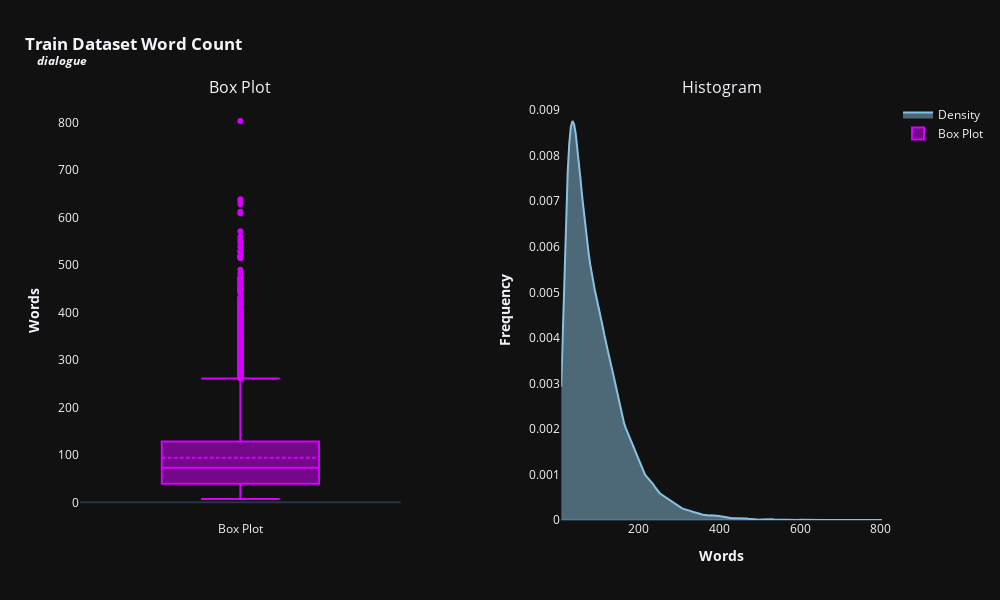
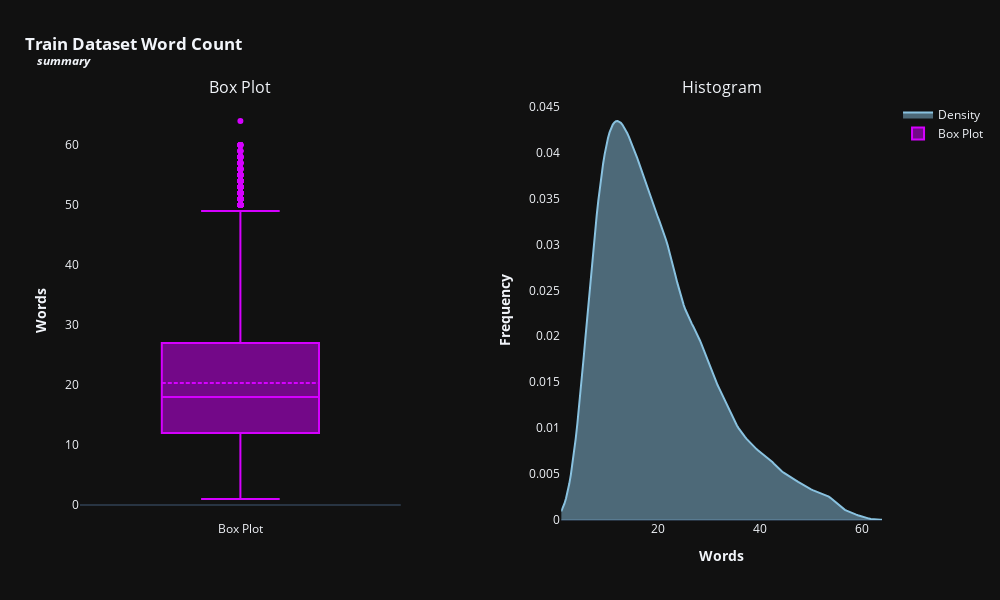

The code cell stored with these charts, in order, in its notebook:
### Code cell
df_text_lenght = pd.DataFrame() # Creating an empty dataframe
for feat in categorical_features: # Iterating through features --> Dialogue & Summary
    df_text_lenght[feat] = train[feat].apply(lambda x: len(str(x).split())) #  Counting words for each feature

# Plotting histogram-boxplot
histogram_boxplot(df_text_lenght,'#89c2e0', '#d500ff', 600, 1000, True, 'Train Dataset')

### Figure 1 — Plotly figure (JSON) as saved in the notebook; plotly's stock layout.template omitted (floating-point values rounded to 4 significant figures; data arrays with more than 128 entries replaced by an {"elided": "..."} marker saying what was removed)
{"data": [{"fill": "tozeroy", "line": {"color": "#89c2e0"}, "mode": "lines", "name": "Density", "type": "scatter", "x": {"elided": "200 int values"}, "xaxis": "x2", "y": {"elided": "200 float values"}, "yaxis": "y2"}, {"boxmean": true, "line": {"color": "#d500ff"}, "name": "Box Plot", "type": "box", "xaxis": "x", "y": {"elided": "14731 int values"}, "yaxis": "y"}], "layout": {"annotations": [{"font": {"size": 16}, "showarrow": false, "text": "Box Plot", "x": 0.2, "xanchor": "center", "xref": "paper", "y": 1, "yanchor": "bottom", "yref": "paper"}, {"font": {"size": 16}, "showarrow": false, "text": "Histogram", "x": 0.8, "xanchor": "center", "xref": "paper", "y": 1, "yanchor": "bottom", "yref": "paper"}], "height": 600, "margin": {"t": 100}, "showlegend": true, "title": {"text": "<b>Train Dataset Word Count<br><sup><i>&nbsp;&nbsp;&nbsp;&nbsp;dialogue</i></sup></b>", "x": 0.025, "xanchor": "left"}, "width": 1000, "xaxis": {"anchor": "y", "autorange": true, "domain": [0, 0.4], "range": [-0.5, 0.5], "showgrid": false, "title": {"text": ""}, "type": "category"}, "xaxis2": {"anchor": "y2", "autorange": true, "domain": [0.6, 1], "range": [7, 803], "showgrid": false, "title": {"text": "<b>Words</b>"}, "type": "linear"}, "yaxis": {"anchor": "x", "autorange": true, "domain": [0, 1], "range": [-37.22, 847.2], "showgrid": false, "title": {"text": "<b>Words</b>"}, "type": "linear"}, "yaxis2": {"anchor": "x2", "autorange": true, "domain": [0, 1], "range": [0, 0.009224], "showgrid": false, "title": {"text": "<b>Frequency</b>"}, "type": "linear"}}}

### Figure 2 — Plotly figure (JSON) as saved in the notebook; plotly's stock layout.template omitted (floating-point values rounded to 4 significant figures; data arrays with more than 128 entries replaced by an {"elided": "..."} marker saying what was removed)
{"data": [{"fill": "tozeroy", "line": {"color": "#89c2e0"}, "mode": "lines", "name": "Density", "type": "scatter", "x": {"elided": "200 float values"}, "xaxis": "x2", "y": {"elided": "200 float values"}, "yaxis": "y2"}, {"boxmean": true, "line": {"color": "#d500ff"}, "name": "Box Plot", "type": "box", "xaxis": "x", "y": {"elided": "14731 int values"}, "yaxis": "y"}], "layout": {"annotations": [{"font": {"size": 16}, "showarrow": false, "text": "Box Plot", "x": 0.2, "xanchor": "center", "xref": "paper", "y": 1, "yanchor": "bottom", "yref": "paper"}, {"font": {"size": 16}, "showarrow": false, "text": "Histogram", "x": 0.8, "xanchor": "center", "xref": "paper", "y": 1, "yanchor": "bottom", "yref": "paper"}], "height": 600, "margin": {"t": 100}, "showlegend": true, "title": {"text": "<b>Train Dataset Word Count<br><sup><i>&nbsp;&nbsp;&nbsp;&nbsp;summary</i></sup></b>", "x": 0.025, "xanchor": "left"}, "width": 1000, "xaxis": {"anchor": "y", "autorange": true, "domain": [0, 0.4], "range": [-0.5, 0.5], "showgrid": false, "title": {"text": ""}, "type": "category"}, "xaxis2": {"anchor": "y2", "autorange": true, "domain": [0.6, 1], "range": [1, 64], "showgrid": false, "title": {"text": "<b>Words</b>"}, "type": "linear"}, "yaxis": {"anchor": "x", "autorange": true, "domain": [0, 1], "range": [-2.5, 67.5], "showgrid": false, "title": {"text": "<b>Words</b>"}, "type": "linear"}, "yaxis2": {"anchor": "x2", "autorange": true, "domain": [0, 1], "range": [0, 0.04572], "showgrid": false, "title": {"text": "<b>Frequency</b>"}, "type": "linear"}}}
